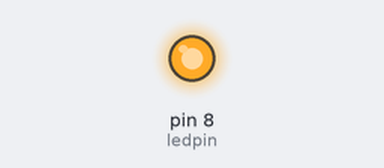
The sketch below on a simulated Arduino Uno, built with avr-gcc and run on an emulated ATmega328P. On the bench: output pins drawn as LEDs (lit = HIGH).

Above: at 1.5 s.
At 4.5 s:
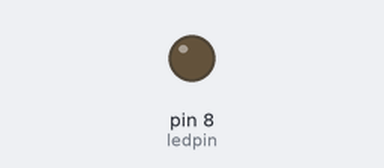
Timing chart, 0 to 7.8 s (numbered marks = the images above):
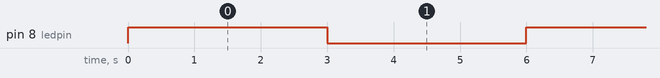

Measured:
- by itself, pin 8 (ledpin): alternates HIGH for 3.0 s and LOW for 3.0 s

The sketch:

blink.ino
```cpp
const int ledpin = 8;
void setup() {
  pinMode(ledpin, OUTPUT);

}

void loop() {

  digitalWrite(ledpin, HIGH);
  delay(3000);
  digitalWrite(ledpin, LOW);
  delay(3000);

}
```
